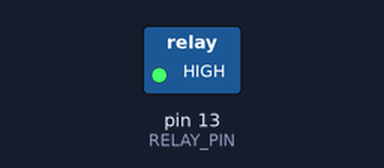
This sketch was run on a simulated Arduino Uno, built with avr-gcc and run on an emulated ATmega328P. On the bench: switched loads named in the sketch (green lamp = pin HIGH).

Above: at 2.5 s.
At 7.5 s:
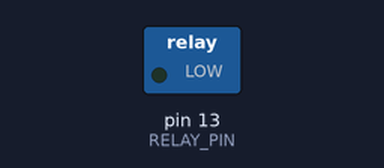
Timing chart, 0 to 13.0 s (numbered marks = the images above):
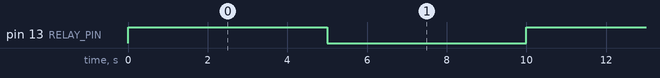

Measured:
- by itself, pin 13 (RELAY_PIN): alternates HIGH for 5.0 s and LOW for 5.0 s

The sketch:

horta.ino
```cpp
#define RELAY_PIN 13 // Pino do Arduino conectado ao pino de controle do relé
#define DELAY_MS 5000 // Tempo em milissegundos para ligar/desligar o relé (neste exemplo, 5 segundos)

void setup() {
  pinMode(RELAY_PIN, OUTPUT);
}

void loop() {
  digitalWrite(RELAY_PIN, HIGH); // Liga o relé
  delay(DELAY_MS); // Espera o tempo definido
  digitalWrite(RELAY_PIN, LOW); // Desliga o relé
  delay(DELAY_MS); // Espera o tempo definido
}
```
